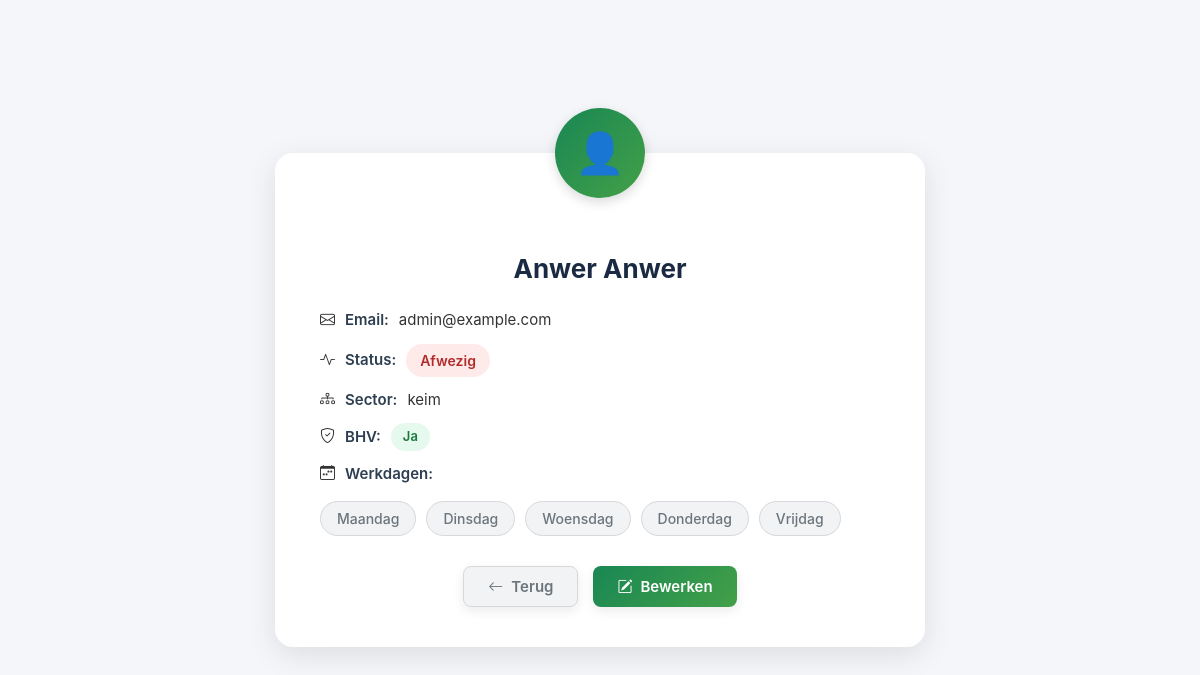
The app's page /details.php?id=52 with its own data.
### tables this page shows
CREATE TABLE `werknemers` (
  `id` int(11) NOT NULL,
  `voornaam` varchar(50) NOT NULL,
  `tussenvoegsel` varchar(20) DEFAULT NULL,
  `achternaam` varchar(50) NOT NULL,
  `email` varchar(100) NOT NULL,
  `werkdag_ma` tinyint(1) DEFAULT 0,
  `werkdag_di` tinyint(1) DEFAULT 0,
  `werkdag_wo` tinyint(1) DEFAULT 0,
  `werkdag_do` tinyint(1) DEFAULT 0,
  `werkdag_vr` tinyint(1) DEFAULT 0,
  `sector` varchar(50) DEFAULT NULL,
  `BHV` tinyint(1) DEFAULT 0,
  `status` enum('Ziek','Aanwezig','Op de school','Afwezig','Eefetjes Afwezig') DEFAULT 'Aanwezig',
  `status_ma` enum('Aanwezig','Afwezig','Ziek','Op de school','Eefetjes Afwezig') DEFAULT 'Afwezig',
  `status_di` enum('Aanwezig','Afwezig','Ziek','Op de school','Eefetjes Afwezig') DEFAULT 'Afwezig',
  `status_wo` enum('Aanwezig','Afwezig','Ziek','Op de school','Eefetjes Afwezig') DEFAULT 'Afwezig',
  `status_do` enum('Aanwezig','Afwezig','Ziek','Op de school','Eefetjes Afwezig') DEFAULT 'Afwezig',
  `status_vr` enum('Aanwezig','Afwezig','Ziek','Op de school','Eefetjes Afwezig') DEFAULT 'Afwezig',
  `tijdelijk_tot` datetime DEFAULT NULL
);

### details.php (the view, shortened to what this page needs)
<?php
try {
    $db = new PDO("mysql:host=localhost;dbname=technolab-dashboard", "root", "");
    $db->setAttribute(PDO::ATTR_ERRMODE, PDO::ERRMODE_EXCEPTION);
} catch (PDOException $e) {
    die("Fout!: " . $e->getMessage());
}
$id = (int) $_GET['id'];
$stmt = $db->prepare("SELECT * FROM werknemers WHERE id = :id");
$stmt->execute([':id' => $id]);
$werknemer = $stmt->fetch(PDO::FETCH_ASSOC);
$volledigeNaam = $werknemer['voornaam'];
$volledigeNaam .= ' ' . $werknemer['achternaam'];
$dagen = [
    'ma' => 'Maandag',
    'di' => 'Dinsdag',
    'wo' => 'Woensdag',
    'do' => 'Donderdag',
    'vr' => 'Vrijdag'
];
?>
<!DOCTYPE html>
<html lang="nl">
<head>
    <link rel="stylesheet" href="css/details.css">
    <link href="https://cdn.jsdelivr.net/npm/bootstrap-icons@1.11.1/font/bootstrap-icons.css" rel="stylesheet">
</head>
<body>
    <div class="card">
        <h2><?= ($volledigeNaam) ?></h2>
        <p><i class="bi bi-envelope"></i> <strong>Email:</strong> <?= ($werknemer['email']) ?></p>
        <p>
            <i class="bi bi-activity"></i> <strong>Status:</strong>
            <span class="status
                <?= $werknemer['status'] === 'Aanwezig' ? 'status-aanwezig' : '' ?>
                <?= $werknemer['status'] === 'Afwezig' ? 'status-afwezig' : '' ?>
                <?= $werknemer['status'] === 'Ziek' ? 'status-ziek' : '' ?>
                <?= $werknemer['status'] === 'Eefetjes Afwezig' ? 'status-eefetjes' : '' ?>
            ">
                <?= ($werknemer['status']) ?>
            </span>
        </p>
        <p><i class="bi bi-diagram-3"></i> <strong>Sector:</strong>
            <?= ($werknemer['sector']) ?></p>
        <p>
            <i class="bi bi-shield-check"></i> <strong>BHV:</strong>
            <span class="bhv <?= $werknemer['BHV'] ? 'bhv-ja' : 'bhv-nee' ?>">
                <?= $werknemer['BHV'] ? 'Ja' : 'Nee' ?>
            </span>
        </p>
        <p><i class="bi bi-calendar-week"></i> <strong>Werkdagen:</strong></p>
        <div class="werkdagen">
            <?php foreach ($dagen as $afkorting => $naam): ?>
                <?php $isWerkdag = $werknemer['werkdag_' . $afkorting]; ?>
                <span class="werkdag <?= $isWerkdag ? 'active' : 'inactive' ?>">
                    <?= htmlspecialchars($naam) ?>
                </span>
            <?php endforeach; ?>
        </div>
        <div class="button-group">
            <a href="dagplanning.php" class="btn btn-back"><i class="bi bi-arrow-left"></i> Terug</a>
            <a href="update.php?id=<?= $werknemer['id'] ?>" class="btn btn-edit"><i class="bi bi-pencil-square"></i> Bewerken</a>
        </div>
    </div>
</body>
</html>

### css/details.css (style rules this page uses)
body { font-family: "Inter", "Segoe UI", Tahoma, sans-serif; margin: 0; background: #f4f6f9; display: flex; justify-content: center; align-items: center; min-height: 100vh; color: #333; }
.card { background: #fff; padding: 40px 45px; border-radius: 18px; box-shadow: 0 8px 30px rgba(0,0,0,0.1); max-width: 560px; width: 100%; text-align: center; position: relative; animation: fadeIn 0.5s ease-in-out; }
.card::before { content: "👤"; font-size: 40px; width: 90px; height: 90px; line-height: 90px; border-radius: 50%; background: linear-gradient(135deg, #198754, #43a047); color: #fff; font-weight: bold; position: absolute; top: -45px; left: 50%; transform: translateX(-50%); display: flex; align-items: center; justify-content: center; box-shadow: 0 4px 12px rgba(0,0,0,0.15); }
.card h2 { margin-top: 60px; font-size: 26px; color: #1a2a42; margin-bottom: 25px; font-weight: 700; }
.card p { margin: 12px 0; font-size: 15px; line-height: 1.5; text-align: left; display: flex; align-items: center; gap: 10px; }
.card strong { color: #2c3e50; font-weight: 600; }
.status { font-weight: 600; padding: 6px 14px; border-radius: 30px; font-size: 14px; }
.status-afwezig { background: #ffeaea; color: #b22a2a; }
.bhv { font-weight: 600; padding: 4px 12px; border-radius: 20px; font-size: 13px; }
.bhv-ja { background: #e6f9ee; color: #187a39; }
.werkdagen { margin-top: 16px; display: flex; flex-wrap: wrap; gap: 10px; justify-content: flex-start; }
.werkdag { padding: 8px 16px; border-radius: 30px; font-size: 14px; font-weight: 500; transition: transform 0.2s ease, box-shadow 0.2s ease; cursor: default; }
.werkdag.inactive { background: #f1f3f5; color: #6c757d; border: 1px solid #d6d8db; }
.button-group { margin-top: 30px; display: flex; justify-content: center; gap: 15px; flex-wrap: wrap; }
.btn { padding: 10px 24px; border-radius: 8px; font-weight: 600; font-size: 15px; display: inline-flex; align-items: center; gap: 8px; text-decoration: none; transition: all 0.25s ease; box-shadow: 0 4px 12px rgba(0,0,0,0.08); }
.btn-back { background: #f1f3f5; color: #6c757d; border: 1px solid #d6d8db; }
.btn-edit { background: linear-gradient(135deg, #198754, #43a047); color: #fff; border: none; }

### records on screen
werknemers: volledigeNaam "Anwer Anwer", email "admin@example.com", status "Afwezig", sector "keim"

### other values on screen
$naam "Maandag"
$naam "Dinsdag"
$naam "Woensdag"
$naam "Donderdag"
$naam "Vrijdag"
